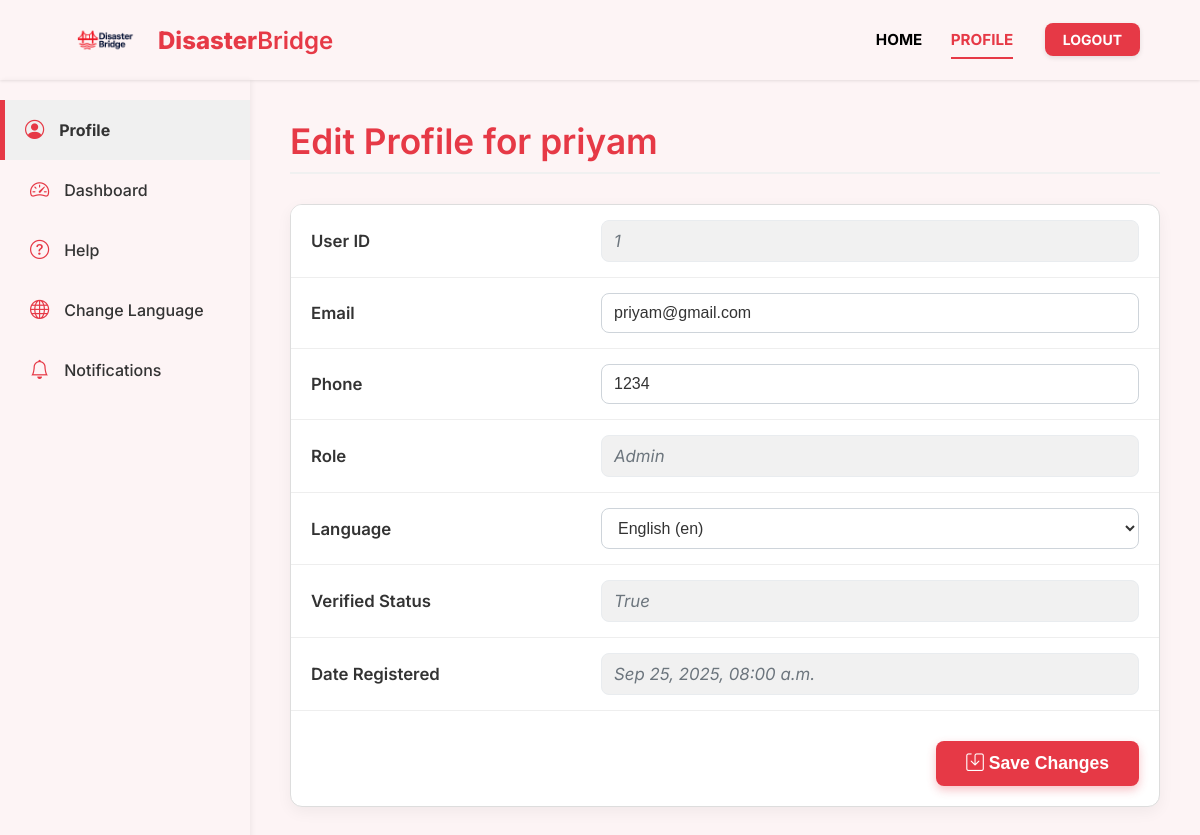
Page /profile/ (signed in) on the earlier database version.
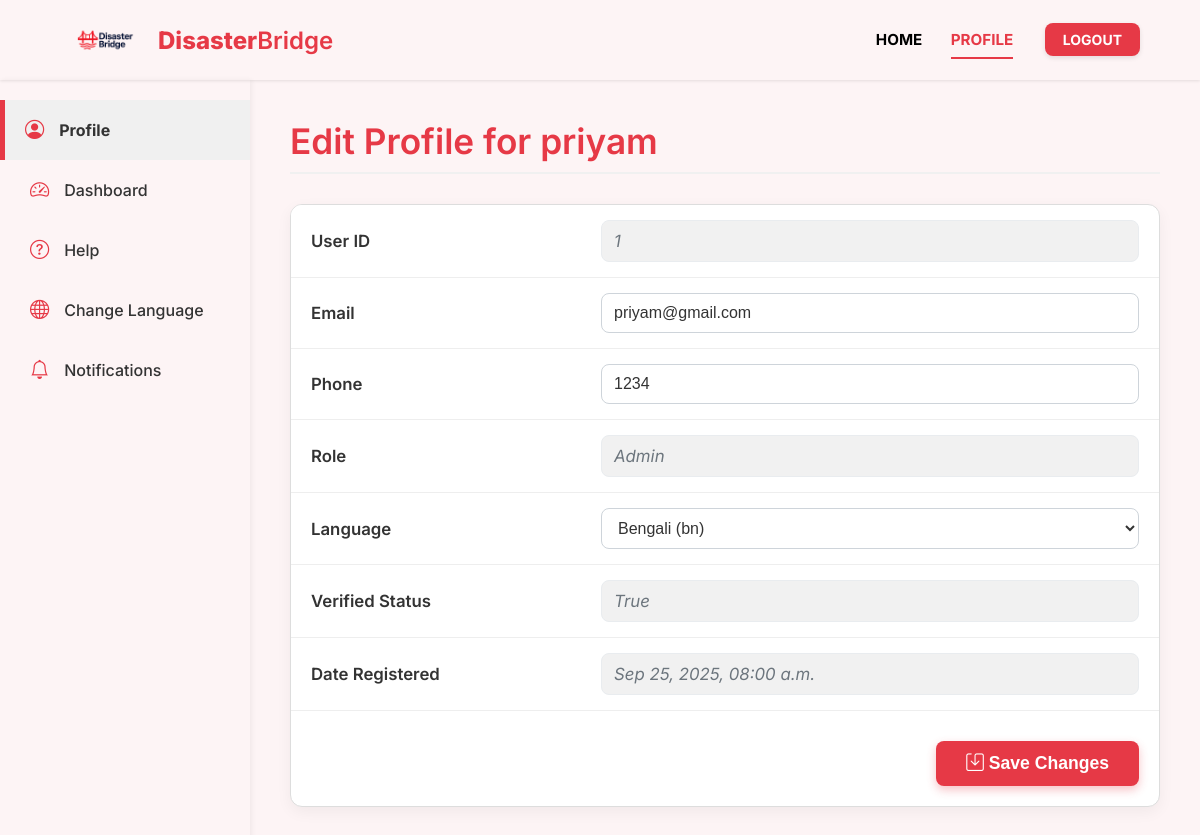
Same page on the later database version.
### core/models.py (models this page shows, shortened)
class User(AbstractBaseUser, PermissionsMixin):
    user_id = models.AutoField(primary_key=True)
    ROLE_CHOICES = [
        ("victim", "Victim"),
        ("volunteer", "Volunteer"),
        ("donor", "Donor"),
        ("admin", "Admin"),
    ]
    LANGUAGE_CHOICES = [
        ('en', 'English'),
        ('bn', 'Bangla'),
    ]
    email = models.EmailField(unique=True)
    phone_number = models.CharField(max_length=15, unique=True)
    name = models.CharField(max_length=100)
    role = models.CharField(max_length=20, choices=ROLE_CHOICES)
    language_preference = models.CharField(
        max_length=10,
        choices=LANGUAGE_CHOICES,
        default='en')
    verification_status = models.BooleanField(default=False)
    date_registered = models.DateTimeField(auto_now_add=True)
    is_active = models.BooleanField(default=True)
    is_staff = models.BooleanField(default=False)
    objects = UserManager()
    USERNAME_FIELD = "email"
    REQUIRED_FIELDS = ["phone_number", "name", "role"]

### core/views.py (the view)
# urls.py: path("profile/", views.user_profile, name="user_profile"),
@login_required
def user_profile(request):
    user = request.user  # current logged-in user
    if user.role == "Admin":
        notifications = Notification.objects.all().order_by("-timestamp")
    else:
        notifications = Notification.objects.filter(user=user).order_by("-timestamp")
    return render(request, "core/user_profile.html", {
        "user": user,
        "notifications": notifications
    })

### core/templates/core/user_profile.html (shortened to what this page needs)
{% load static %}
<!DOCTYPE html>
<html lang="en">
<head>
    <link rel="stylesheet" href="https://cdn.jsdelivr.net/npm/bootstrap-icons/font/bootstrap-icons.css">
</head>
<body>
    <nav class="navbar">
        <div class="navbar-content-wrapper">
            <a class="navbar-brand" href="{% url 'home' %}">
                <img src="{% static 'core/images/logo.png' %}"
                     alt="DisasterBridge Logo"
                     class="logo-img"
                     onerror="this.onerror=null; this.src='https://placehold.co/60x60/e63946/ffffff?text=DB';"
                >
                Disaster<span class="bridge-text">Bridge</span>
            </a>
            <div class="nav-links">
                <a href="{% url 'home' %}" class="nav-link">HOME</a>
                <a href="{% url 'user_profile' %}" class="nav-link active">PROFILE</a>
                <a href="{% url 'logout' %}" class="btn-auth">LOGOUT</a>
            </div>
        </div>
    </nav>
    <div class="page-wrapper">
        <div class="sidebar">
            <a href="{% url 'user_profile' %}" class="active"><i class="bi bi-person-circle"></i><span>Profile</span></a>
            <a href="{% url 'dashboard' %}"><i class="bi bi-speedometer2"></i><span>Dashboard</span></a>
            <a href="#"><i class="bi bi-question-circle"></i><span>Help</span></a>
            <a href="{% url 'change_language' %}"><i class="bi bi-globe"></i><span>Change Language</span></a>
            <a href="{% url 'notification_list' %}"><i class="bi bi-bell"></i><span>Notifications</span></a>
        </div>
        <div class="main-content">
            <div class="profile-header">
                <h2>Edit Profile for {{ user.name }}</h2>
            </div>
            <form id="profile-edit-form" method="post">
                <div class="profile-info">
                    <table>
                        <tr>
                            <th>User ID</th>
                            <td><span class="read-only">{{ user.user_id }}</span></td>
                        </tr>
                        <tr>
                            <th>Email</th>
                            <td>
                                <input type="email" id="user-email" name="email" value="{{ user.email }}" required>
                            </td>
                        </tr>
                        <tr>
                            <th>Phone</th>
                            <td>
                                <input type="tel" id="user-phone" name="phone_number" value="{{ user.phone_number }}" placeholder="e.g., +1 555-123-4567">
                            </td>
                        </tr>
                        <tr>
                            <th>Role</th>
                            <td>
                                <span class="read-only">{{ user.get_role_display }}</span>
                            </td>
                        </tr>
                        <tr>
                            <th>Language</th>
                            <td>
                                <select id="user-language" name="language_preference" required>
                                    <option value="en" {% if user.language_preference == 'en' %}selected{% endif %}>English (en)</option>
                                    <option value="bn" {% if user.language_preference == 'bn' %}selected{% endif %}>Bengali (bn)</option>
                                </select>
                            </td>
                        </tr>
                        <tr>
                            <th>Verified Status</th>
                            <td>
                                <span class="read-only">{{ user.verification_status }}</span>
                            </td>
                        </tr>
                        <tr>
                            <th>Date Registered</th>
                            <td>
                                <span class="read-only">{{ user.date_registered|date:"M j, Y, h:i a" }}</span>
                            </td>
                        </tr>
                    </table>
                    <div class="action-bar">
                        <button type="submit" class="save-button">
                            <i class="bi bi-save"></i> Save Changes
                        </button>
                    </div>
                </div>
            </form>
        </div>
    </div>
</body>
</html>

### core/templates/core/user_profile.html (style rules this page uses)
:root { --primary: #e63946; --primary-dark: #cc333d; --light-background: #FDF4F5; --secondary-light: #FFFFFF; --light-sidebar-hover: #F0F0F0; --dark-text: #333333; --light: var(--light-background); }
body { font-family: 'Inter', Arial, sans-serif; margin: 0; background: var(--light-background); color: var(--dark-text); }
.page-wrapper { display: flex; min-height: 100vh; padding-top: 80px; }
nav.navbar { position: fixed; top: 0; width: 100%; background: transparent; box-shadow: 0 1px 3px rgba(0, 0, 0, 0.1); padding: 10px 0; z-index: 1000; display: flex; justify-content: center; }
.navbar-content-wrapper { width: 90%; max-width: 1200px; display: flex; justify-content: space-between; align-items: center; }
.navbar-brand { color: var(--primary) !important; font-size: 1.5rem; font-weight: 800; display: flex; align-items: center; text-decoration: none; }
.navbar-brand span.bridge-text { color: var(--primary); font-weight: 600; }
.logo-img { max-height: 60px; width: auto; margin-right: 8px; }
.nav-link { font-weight: bold; margin: 0 0.75rem; padding: 8px 0; color: black !important; text-transform: uppercase; font-size: 0.95rem; border-bottom: 2px solid transparent; transition: color 0.2s, border-bottom 0.2s; text-decoration: none; display: inline-block; }
.nav-link.active { color: var(--primary) !important; border-bottom: 2px solid var(--primary); font-weight: bold; }
.btn-auth { background-color: var(--primary); color: white !important; border-radius: 8px; padding: 8px 18px; font-weight: bold; border: none; transition: background-color 0.2s, box-shadow 0.2s; text-decoration: none; display: inline-block; font-size: 0.875rem; box-shadow: 0 2px 5px rgba(0,0,0,0.1); margin-left: 15px; }
.sidebar { width: 250px; background: var(--light-background); color: var(--dark-text); display: flex; flex-direction: column; padding-top: 20px; box-shadow: 2px 0 5px rgba(0,0,0,0.05); }
.sidebar a { color: var(--dark-text); text-decoration: none; padding: 18px 25px; display: flex; align-items: center; transition: background 0.2s, padding 0.2s; font-weight: 500; border-left: 5px solid transparent; }
.sidebar a i { margin-right: 15px; font-size: 1.2rem; color: var(--primary); }
.sidebar a.active { background: var(--light-sidebar-hover); border-left: 5px solid var(--primary); padding-left: 20px; font-weight: bold; }
.main-content { flex: 1; padding: 40px; }
.profile-header { text-align: left; margin-bottom: 30px; border-bottom: 2px solid #F0F0F0; padding-bottom: 10px; }
.profile-header h2 { color: var(--primary); font-size: 2.2rem; margin: 0; font-weight: 600; }
.profile-info { background: white; border: 1px solid #ddd; border-radius: 12px; box-shadow: 0 5px 15px rgba(0,0,0,0.05); max-width: 900px; margin: auto; overflow: hidden; }
.profile-info table { width: 100%; border-collapse: collapse; }
.profile-info th, .profile-info td { text-align: left; padding: 15px 20px; border-bottom: 1px solid #eee; font-size: 1.05rem; }
.profile-info th { width: 250px; background: var(--secondary-light); font-weight: 600; color: var(--dark-text); }
.profile-info tr:last-child th, .profile-info tr:last-child td { border-bottom: none; }
.profile-info input[type="text"], .profile-info input[type="email"], .profile-info input[type="tel"], .profile-info select { width: 100%; padding: 10px 12px; border: 1px solid #ced4da; border-radius: 8px; box-sizing: border-box; transition: border-color 0.2s, box-shadow 0.2s; font-size: 1rem; color: var(--dark-text); background-color: white; }
.read-only { color: #6c757d; font-style: italic; background-color: #f1f1f1; padding: 10px 12px; border-radius: 8px; display: block; border: 1px solid #e9ecef; }
.action-bar { text-align: right; padding: 30px 20px 20px; border-top: 1px solid #eee; }
.save-button { background: var(--primary); color: white; padding: 12px 30px; border: none; border-radius: 8px; font-size: 1.1rem; font-weight: 600; cursor: pointer; transition: background 0.3s, transform 0.1s, box-shadow 0.3s; box-shadow: 0 4px 10px rgba(230, 57, 70, 0.3); }

Differences in the rows shown:
changed User "priyam": language_preference "English (en)" → "Bengali (bn)"
